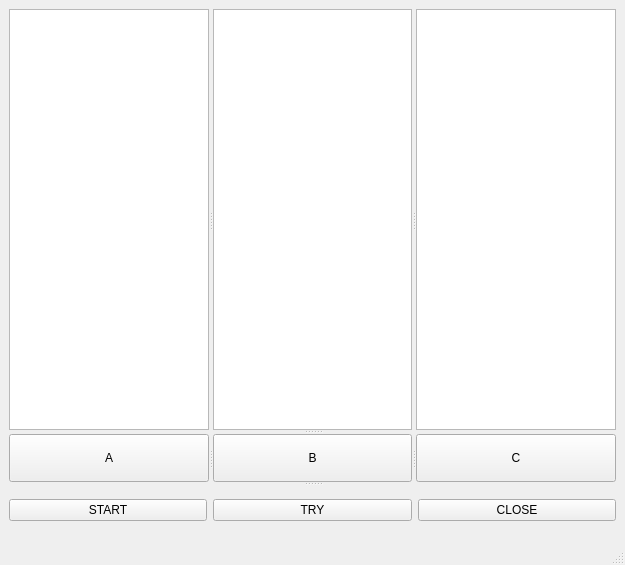
<?xml version="1.0" encoding="UTF-8"?>
<ui version="4.0">
 <class>MainWindow</class>
 <widget class="QMainWindow" name="MainWindow">
  <property name="geometry">
   <rect>
    <x>0</x>
    <y>0</y>
    <width>625</width>
    <height>565</height>
   </rect>
  </property>
  <property name="windowTitle">
   <string>MainWindow</string>
  </property>
  <widget class="QWidget" name="centralwidget">
   <layout class="QGridLayout" name="gridLayout">
    <item row="0" column="0">
     <widget class="QSplitter" name="splitter_3">
      <property name="orientation">
       <enum>Qt::Vertical</enum>
      </property>
      <widget class="QSplitter" name="splitter">
       <property name="orientation">
        <enum>Qt::Horizontal</enum>
       </property>
       <widget class="QListWidget" name="lista"/>
       <widget class="QListWidget" name="listb"/>
       <widget class="QListWidget" name="listc"/>
      </widget>
      <widget class="QSplitter" name="splitter_2">
       <property name="orientation">
        <enum>Qt::Horizontal</enum>
       </property>
       <widget class="QPushButton" name="chec_a">
        <property name="text">
         <string>A</string>
        </property>
       </widget>
       <widget class="QPushButton" name="check_b">
        <property name="text">
         <string>B</string>
        </property>
       </widget>
       <widget class="QPushButton" name="check_c">
        <property name="text">
         <string>C</string>
        </property>
       </widget>
      </widget>
      <widget class="QWidget" name="layoutWidget">
       <layout class="QHBoxLayout" name="horizontalLayout">
        <item>
         <widget class="QPushButton" name="but_star">
          <property name="text">
           <string>START</string>
          </property>
         </widget>
        </item>
        <item>
         <widget class="QPushButton" name="but_try">
          <property name="text">
           <string>TRY</string>
          </property>
         </widget>
        </item>
        <item>
         <widget class="QPushButton" name="but_close">
          <property name="text">
           <string>CLOSE</string>
          </property>
         </widget>
        </item>
       </layout>
      </widget>
     </widget>
    </item>
   </layout>
  </widget>
  <widget class="QMenuBar" name="menubar">
   <property name="geometry">
    <rect>
     <x>0</x>
     <y>0</y>
     <width>625</width>
     <height>27</height>
    </rect>
   </property>
  </widget>
  <widget class="QStatusBar" name="statusbar"/>
 </widget>
 <resources/>
 <connections/>
</ui>
